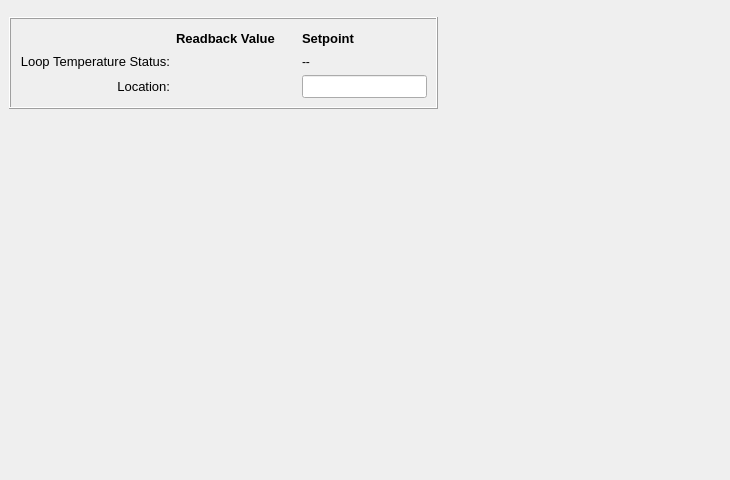
<?xml version="1.0" encoding="UTF-8"?>
<ui version="4.0">
 <class>Form</class>
 <widget class="QWidget" name="Form">
  <property name="geometry">
   <rect>
    <x>0</x>
    <y>0</y>
    <width>730</width>
    <height>480</height>
   </rect>
  </property>
  <property name="minimumSize">
   <size>
    <width>640</width>
    <height>480</height>
   </size>
  </property>
  <property name="windowTitle">
   <string>Chiller Loop Expert</string>
  </property>
  <layout class="QVBoxLayout" name="verticalLayout">
   <property name="leftMargin">
    <number>0</number>
   </property>
   <property name="rightMargin">
    <number>0</number>
   </property>
   <item>
    <widget class="PyDMEmbeddedDisplay" name="PyDMEmbeddedDisplay">
     <property name="sizePolicy">
      <sizepolicy hsizetype="Expanding" vsizetype="Fixed">
       <horstretch>0</horstretch>
       <verstretch>0</verstretch>
      </sizepolicy>
     </property>
     <property name="maximumSize">
      <size>
       <width>16777215</width>
       <height>30</height>
      </size>
     </property>
     <property name="toolTip">
      <string/>
     </property>
     <property name="frameShape">
      <enum>QFrame::NoFrame</enum>
     </property>
     <property name="macros" stdset="0">
      <string>{&quot;TITLE&quot;:&quot;Chiller Loop Expert: ${DEVICE}&quot;}</string>
     </property>
     <property name="filename" stdset="0">
      <string>./widgets/header.ui</string>
     </property>
    </widget>
   </item>
   <item>
    <layout class="QHBoxLayout" name="horizontalLayout" stretch="0,1">
     <property name="leftMargin">
      <number>9</number>
     </property>
     <property name="rightMargin">
      <number>9</number>
     </property>
     <item>
      <widget class="QFrame" name="frame">
       <property name="frameShape">
        <enum>QFrame::Box</enum>
       </property>
       <property name="frameShadow">
        <enum>QFrame::Raised</enum>
       </property>
       <layout class="QGridLayout" name="gridLayout_2" columnstretch="0,0,0,0">
        <item row="2" column="1">
         <widget class="PyDMLabel" name="LocationRBV">
          <property name="sizePolicy">
           <sizepolicy hsizetype="Fixed" vsizetype="Preferred">
            <horstretch>0</horstretch>
            <verstretch>0</verstretch>
           </sizepolicy>
          </property>
          <property name="minimumSize">
           <size>
            <width>100</width>
            <height>0</height>
           </size>
          </property>
          <property name="font">
           <font>
            <pointsize>10</pointsize>
           </font>
          </property>
          <property name="toolTip">
           <string/>
          </property>
          <property name="channel" stdset="0">
           <string>${PV}:LOC</string>
          </property>
          <property name="displayFormat" stdset="0">
           <enum>PyDMLabel::String</enum>
          </property>
         </widget>
        </item>
        <item row="1" column="0">
         <widget class="PyDMLabel" name="PyDMLabel_2">
          <property name="font">
           <font>
            <pointsize>10</pointsize>
            <weight>50</weight>
            <bold>false</bold>
           </font>
          </property>
          <property name="toolTip">
           <string/>
          </property>
          <property name="text">
           <string>Loop Temperature Status:</string>
          </property>
          <property name="alignment">
           <set>Qt::AlignRight|Qt::AlignTrailing|Qt::AlignVCenter</set>
          </property>
         </widget>
        </item>
        <item row="2" column="3">
         <widget class="PyDMLineEdit" name="LocationSet">
          <property name="sizePolicy">
           <sizepolicy hsizetype="Fixed" vsizetype="Fixed">
            <horstretch>0</horstretch>
            <verstretch>0</verstretch>
           </sizepolicy>
          </property>
          <property name="font">
           <font>
            <pointsize>10</pointsize>
           </font>
          </property>
          <property name="toolTip">
           <string/>
          </property>
          <property name="channel" stdset="0">
           <string>${PV}:LOC</string>
          </property>
          <property name="displayFormat" stdset="0">
           <enum>PyDMLineEdit::String</enum>
          </property>
         </widget>
        </item>
        <item row="1" column="1">
         <widget class="PyDMLabel" name="LoopTempRBV">
          <property name="sizePolicy">
           <sizepolicy hsizetype="Fixed" vsizetype="Preferred">
            <horstretch>0</horstretch>
            <verstretch>0</verstretch>
           </sizepolicy>
          </property>
          <property name="font">
           <font>
            <pointsize>10</pointsize>
           </font>
          </property>
          <property name="toolTip">
           <string/>
          </property>
          <property name="channel" stdset="0">
           <string notr="true">${PV}:ERROR_RBV</string>
          </property>
         </widget>
        </item>
        <item row="1" column="3">
         <widget class="PyDMLabel" name="PyDMLabel">
          <property name="sizePolicy">
           <sizepolicy hsizetype="Fixed" vsizetype="Preferred">
            <horstretch>0</horstretch>
            <verstretch>0</verstretch>
           </sizepolicy>
          </property>
          <property name="toolTip">
           <string/>
          </property>
          <property name="text">
           <string>--</string>
          </property>
         </widget>
        </item>
        <item row="0" column="1">
         <widget class="PyDMLabel" name="RBVLbl">
          <property name="font">
           <font>
            <pointsize>10</pointsize>
            <weight>75</weight>
            <bold>true</bold>
           </font>
          </property>
          <property name="toolTip">
           <string/>
          </property>
          <property name="frameShape">
           <enum>QFrame::NoFrame</enum>
          </property>
          <property name="text">
           <string>Readback Value</string>
          </property>
         </widget>
        </item>
        <item row="2" column="0">
         <widget class="PyDMLabel" name="LocationLabel">
          <property name="font">
           <font>
            <pointsize>10</pointsize>
           </font>
          </property>
          <property name="toolTip">
           <string/>
          </property>
          <property name="text">
           <string>Location:</string>
          </property>
          <property name="alignment">
           <set>Qt::AlignRight|Qt::AlignTrailing|Qt::AlignVCenter</set>
          </property>
         </widget>
        </item>
        <item row="0" column="3">
         <widget class="PyDMLabel" name="SetpointLbl">
          <property name="font">
           <font>
            <pointsize>10</pointsize>
            <weight>75</weight>
            <bold>true</bold>
           </font>
          </property>
          <property name="toolTip">
           <string/>
          </property>
          <property name="text">
           <string>Setpoint</string>
          </property>
         </widget>
        </item>
        <item row="0" column="2">
         <spacer name="horizontalSpacer_2">
          <property name="orientation">
           <enum>Qt::Horizontal</enum>
          </property>
          <property name="sizeType">
           <enum>QSizePolicy::Fixed</enum>
          </property>
          <property name="sizeHint" stdset="0">
           <size>
            <width>20</width>
            <height>20</height>
           </size>
          </property>
         </spacer>
        </item>
       </layout>
      </widget>
     </item>
     <item>
      <spacer name="horizontalSpacer">
       <property name="orientation">
        <enum>Qt::Horizontal</enum>
       </property>
       <property name="sizeHint" stdset="0">
        <size>
         <width>40</width>
         <height>20</height>
        </size>
       </property>
      </spacer>
     </item>
    </layout>
   </item>
   <item>
    <spacer name="verticalSpacer">
     <property name="orientation">
      <enum>Qt::Vertical</enum>
     </property>
     <property name="sizeHint" stdset="0">
      <size>
       <width>20</width>
       <height>40</height>
      </size>
     </property>
    </spacer>
   </item>
  </layout>
 </widget>
 <customwidgets>
  <customwidget>
   <class>PyDMLabel</class>
   <extends>QLabel</extends>
   <header>pydm.widgets.label</header>
  </customwidget>
  <customwidget>
   <class>PyDMEmbeddedDisplay</class>
   <extends>QFrame</extends>
   <header>pydm.widgets.embedded_display</header>
  </customwidget>
  <customwidget>
   <class>PyDMLineEdit</class>
   <extends>QLineEdit</extends>
   <header>pydm.widgets.line_edit</header>
  </customwidget>
 </customwidgets>
 <resources/>
 <connections/>
</ui>
